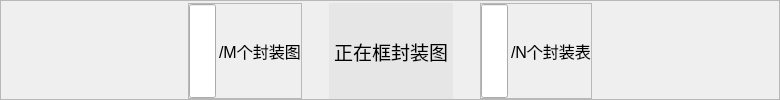
     <widget class="QFrame" name="frame_label">
      <property name="frameShape">
       <enum>QFrame::StyledPanel</enum>
      </property>
      <property name="frameShadow">
       <enum>QFrame::Raised</enum>
      </property>
      <layout class="QHBoxLayout" name="horizontalLayout_6" stretch="9,3,1,6,1,3,9">
       <property name="leftMargin">
        <number>0</number>
       </property>
       <property name="topMargin">
        <number>2</number>
       </property>
       <property name="rightMargin">
        <number>0</number>
       </property>
       <property name="bottomMargin">
        <number>0</number>
       </property>
       <item>
        <spacer name="horizontalSpacer_7">
         <property name="orientation">
          <enum>Qt::Horizontal</enum>
         </property>
         <property name="sizeHint" stdset="0">
          <size>
           <width>169</width>
           <height>20</height>
          </size>
         </property>
        </spacer>
       </item>
       <item>
        <widget class="QFrame" name="frame_choose_img">
         <property name="frameShape">
          <enum>QFrame::StyledPanel</enum>
         </property>
         <property name="frameShadow">
          <enum>QFrame::Raised</enum>
         </property>
         <layout class="QHBoxLayout" name="horizontalLayout_14">
          <property name="leftMargin">
           <number>0</number>
          </property>
          <property name="topMargin">
           <number>0</number>
          </property>
          <property name="rightMargin">
           <number>0</number>
          </property>
          <property name="bottomMargin">
           <number>0</number>
          </property>
          <item>
           <layout class="QHBoxLayout" name="horizontalLayout" stretch="1,6">
            <property name="spacing">
             <number>3</number>
            </property>
            <item>
             <widget class="QLineEdit" name="lineEdit_choose_img">
              <property name="sizePolicy">
               <sizepolicy hsizetype="Preferred" vsizetype="Preferred">
                <horstretch>0</horstretch>
                <verstretch>0</verstretch>
               </sizepolicy>
              </property>
              <property name="maximumSize">
               <size>
                <width>40</width>
                <height>16777215</height>
               </size>
              </property>
              <property name="font">
               <font>
                <pointsize>12</pointsize>
                <italic>false</italic>
               </font>
              </property>
              <property name="text">
               <string/>
              </property>
              <property name="alignment">
               <set>Qt::AlignRight|Qt::AlignTrailing|Qt::AlignVCenter</set>
              </property>
             </widget>
            </item>
            <item>
             <widget class="QLabel" name="label_total_img">
              <property name="sizePolicy">
               <sizepolicy hsizetype="Preferred" vsizetype="Preferred">
                <horstretch>0</horstretch>
                <verstretch>0</verstretch>
               </sizepolicy>
              </property>
              <property name="font">
               <font>
                <pointsize>12</pointsize>
               </font>
              </property>
              <property name="styleSheet">
               <string notr="true"/>
              </property>
              <property name="text">
               <string>/M个封装图</string>
              </property>
              <property name="scaledContents">
               <bool>true</bool>
              </property>
              <property name="alignment">
               <set>Qt::AlignLeading|Qt::AlignLeft|Qt::AlignVCenter</set>
              </property>
              <property name="margin">
               <number>0</number>
              </property>
             </widget>
            </item>
           </layout>
          </item>
         </layout>
        </widget>
       </item>
       <item>
        <spacer name="horizontalSpacer_8">
         <property name="orientation">
          <enum>Qt::Horizontal</enum>
         </property>
         <property name="sizeHint" stdset="0">
          <size>
           <width>31</width>
           <height>20</height>
          </size>
         </property>
        </spacer>
       </item>
       <item>
        <widget class="QLabel" name="label_img_list">
         <property name="font">
          <font>
           <pointsize>14</pointsize>
          </font>
         </property>
         <property name="styleSheet">
          <string notr="true">QLabel{
	background-color: rgb(230, 230, 230);
}</string>
         </property>
         <property name="text">
          <string>正在框封装图</string>
         </property>
         <property name="scaledContents">
          <bool>true</bool>
         </property>
         <property name="alignment">
          <set>Qt::AlignCenter</set>
         </property>
         <property name="margin">
          <number>0</number>
         </property>
        </widget>
       </item>
       <item>
        <spacer name="horizontalSpacer_9">
         <property name="orientation">
          <enum>Qt::Horizontal</enum>
         </property>
         <property name="sizeHint" stdset="0">
          <size>
           <width>31</width>
           <height>20</height>
          </size>
         </property>
        </spacer>
       </item>
       <item>
        <widget class="QFrame" name="frame_choose_list">
         <property name="frameShape">
          <enum>QFrame::StyledPanel</enum>
         </property>
         <property name="frameShadow">
          <enum>QFrame::Raised</enum>
         </property>
         <layout class="QHBoxLayout" name="horizontalLayout_15">
          <property name="leftMargin">
           <number>0</number>
          </property>
          <property name="topMargin">
           <number>0</number>
          </property>
          <property name="rightMargin">
           <number>0</number>
          </property>
          <property name="bottomMargin">
           <number>0</number>
          </property>
          <item>
           <layout class="QHBoxLayout" name="horizontalLayout_16" stretch="1,6">
            <property name="spacing">
             <number>3</number>
            </property>
            <item>
             <widget class="QLineEdit" name="lineEdit_choose_list">
              <property name="sizePolicy">
               <sizepolicy hsizetype="Preferred" vsizetype="Preferred">
                <horstretch>0</horstretch>
                <verstretch>0</verstretch>
               </sizepolicy>
              </property>
              <property name="maximumSize">
               <size>
                <width>40</width>
                <height>16777215</height>
               </size>
              </property>
              <property name="font">
               <font>
                <pointsize>12</pointsize>
                <italic>false</italic>
               </font>
              </property>
              <property name="text">
               <string/>
              </property>
              <property name="alignment">
               <set>Qt::AlignRight|Qt::AlignTrailing|Qt::AlignVCenter</set>
              </property>
             </widget>
            </item>
            <item>
             <widget class="QLabel" name="label_total_list">
              <property name="sizePolicy">
               <sizepolicy hsizetype="Preferred" vsizetype="Preferred">
                <horstretch>0</horstretch>
                <verstretch>0</verstretch>
               </sizepolicy>
              </property>
              <property name="font">
               <font>
                <pointsize>12</pointsize>
               </font>
              </property>
              <property name="styleSheet">
               <string notr="true"/>
              </property>
              <property name="text">
               <string>/N个封装表</string>
              </property>
              <property name="scaledContents">
               <bool>true</bool>
              </property>
              <property name="alignment">
               <set>Qt::AlignLeading|Qt::AlignLeft|Qt::AlignVCenter</set>
              </property>
              <property name="margin">
               <number>0</number>
              </property>
             </widget>
            </item>
           </layout>
          </item>
         </layout>
        </widget>
       </item>
       <item>
        <spacer name="horizontalSpacer_10">
         <property name="orientation">
          <enum>Qt::Horizontal</enum>
         </property>
         <property name="sizeHint" stdset="0">
          <size>
           <width>169</width>
           <height>20</height>
          </size>
         </property>
        </spacer>
       </item>
      </layout>
     </widget>
